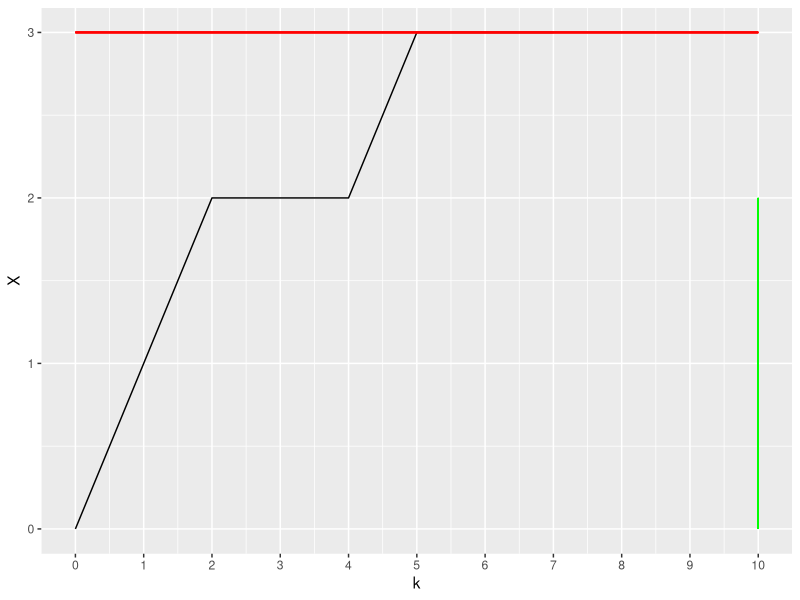
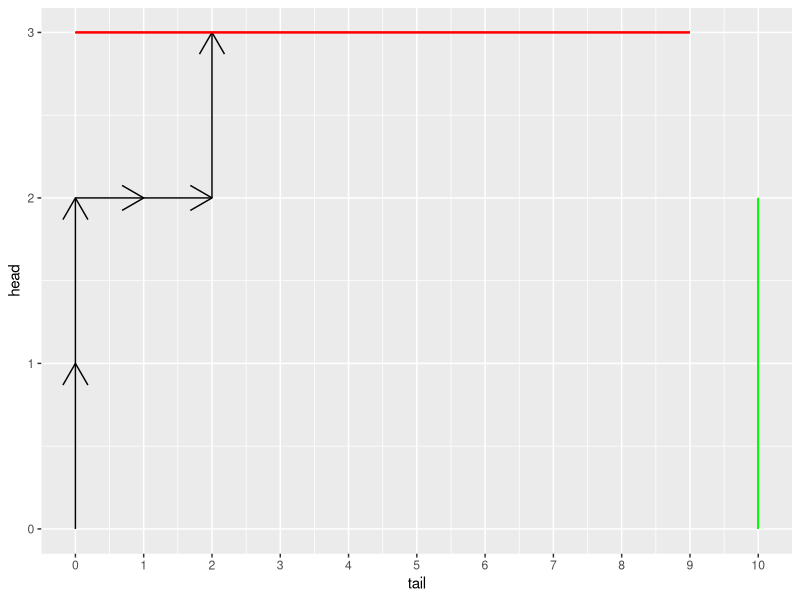
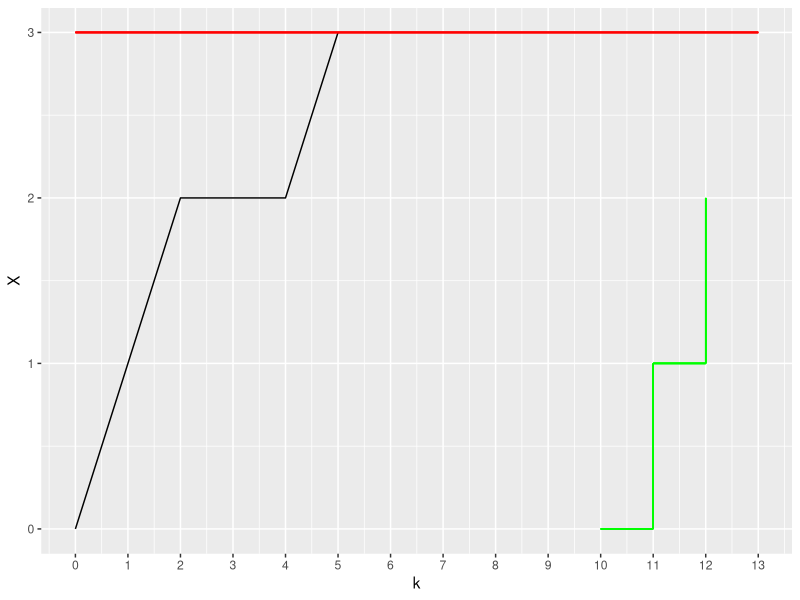

The R source for these figures, in order:
library(ggplot2)
library(grid)

stairs <- function(p, xstart, xend) {
  x <- c(xstart, rep((xstart+1):xend, each=2))
  y <- rep(0:(xend-xstart), each=2)
  y <- y[-length(y)]
  for (i in 1:(length(x)-1)) {
    p <- p + geom_segment(x=x[i], y=y[i], xend=x[i+1], yend=y[i+1], 
      color="green")
  }
  p
}

s <- 3
t <- 10
flips <- rbinom(2*t, 1, 0.3)
x <- c(0, cumsum( flips))
X <- data.frame(list(X=x, k=0:(length(x)-1)))
X1 <- X[X$X <= s,]

p1 <- qplot(k, X, data=X1, geom="line") +
  scale_x_continuous(breaks=0:t, limits=c(0, t)) +
  scale_y_continuous(breaks=0:s, limits=c(0, s)) +
  geom_segment(x=0, y=s, xend=t, yend=s, color="red") + 
  geom_segment(x=t, y=0, xend=t, yend=(s-1), color="green")

ggsave("BernoulliProcess.pdf", p1, width=7, height=5)

X$head <- c(0, cumsum(flips))
X$tail<- c(0, cumsum(!(flips)))
X$headEnd <- c(X$head[-1], NA)
X$tailEnd <- c(X$tail[-1], NA)

X2 <- X[1:(min(which(X$headEnd >= s), which(X$tailEnd >= t))),]

p2 <- ggplot(data=X2) + #right, up, data=X) + #, geom="segment") +
  scale_x_continuous(breaks=0:t, limits=c(0, t)) +
  scale_y_continuous(breaks=0:s, limits=c(0, s)) +
  geom_segment(mapping=aes(x=tail, y=head, xend=tailEnd,
    yend=headEnd), arrow=arrow()) +
  geom_segment(x=0, y=s, xend=t-1, yend=s, color="red") +
  geom_segment(x=t, y=0, xend=t, yend=s-1, color="green")

ggsave("ZeltermanPlot.pdf", p2, width=7, height=5)

X3 <- X[1:(min(which(X$X >= s), which(X$tail >= t))),]
p3 <- qplot(k, X, data=X3, geom="line") +
  scale_x_continuous(breaks=0:(t+s), limits=c(0, t+s)) +
  scale_y_continuous(breaks=0:s, limits=c(0, s)) +
  geom_segment(x=0, y=s, xend=t+s, yend=s, color="red") 

p3 <- stairs(p3, 10, 12)

ggsave("KanePlot.pdf", p3, width=7, height=5)
